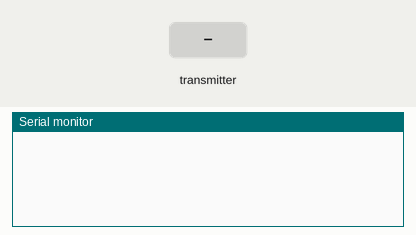
Simulated run of this sketch. Board: ESP8266 (NodeMCU). Shown: the last lines printed to the serial monitor. Inputs (shaded band) come from the test bench.

Above: at 1.2 s.
1.3 s: the transmitter starts sending b = 0
At 1.61 s:
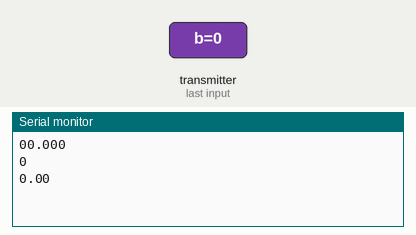
2.8 s: the transmitter starts sending f = 25
At 3.11 s:
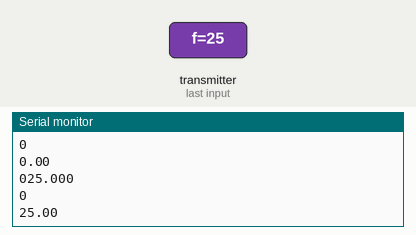
4.3 s: the transmitter starts sending b = 1
5.8 s: the transmitter starts sending f = 0
At 6.11 s:
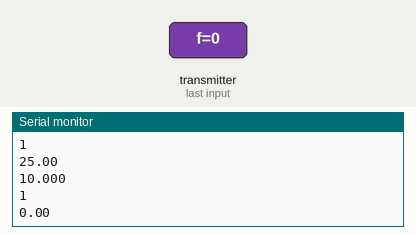
Timing chart, 0 to 8.3 s (numbered marks = the images above; inputs shaded):
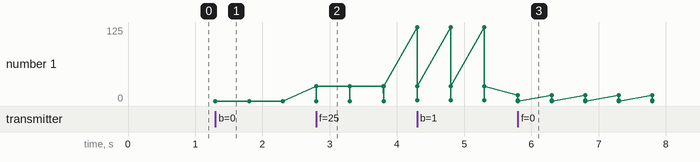

The sketch:

WiFi_center.ino
```cpp
//MAC Address:  50:02:91:DC:E7:3E
#include <ESP8266WiFi.h>
#include <espnow.h>

uint8_t broadcastAddress[] = {0x38,0x2B,0x78,0x03,0x83,0x8B};
#include <SoftwareSerial.h>
const int Rx = D3;
const int Tx = D4;
SoftwareSerial s (Rx, Tx);
typedef struct SensorData{
  bool b;
  float f;
}SensorData;

SensorData receivedData;
void OnDataSent(uint8_t *mac_addr, uint8_t sendStatus) {
  Serial.print("Last Packet Send Status: ");
  if (sendStatus == 0){
    Serial.println("Delivery success");
  }
  else{
    Serial.println("Delivery fail");
  }
}
// Callback function that will be executed when data is received
void OnDataRecv(uint8_t * mac, uint8_t *incomingData, uint8_t len) {
  memcpy(&receivedData, incomingData, sizeof(receivedData));
  String temp = encode(receivedData.b, receivedData.f);
  //s.println(temp);
  //Serial.println(recvstr);
  s.print(temp);
  Serial.println(receivedData.b);
  Serial.println(receivedData.f);
}

void setup() {
  Serial.begin(115200);
  s.begin(57600);
  WiFi.mode(WIFI_STA);

  if (esp_now_init() != 0) {
    Serial.println("Error initializing ESP-NOW");
    return;
  }

  esp_now_register_send_cb(OnDataSent);
  esp_now_add_peer(broadcastAddress, ESP_NOW_ROLE_SLAVE, 1, NULL, 0);
  esp_now_set_self_role(ESP_NOW_ROLE_SLAVE);
  esp_now_register_recv_cb(OnDataRecv);
}

void loop() {
  //sendmsg.str = "test";
  //esp_now_send(broadcastAddress,(uint8_t*) &sendmsg, sizeof(sendmsg));
  //delay(1000);
}


String encode(bool b, float i)
{
  String return_value = "";
  if(b == true)
  {
    return_value += '1';
  }
  else{
    return_value += '0';
  }
  String temp = String(i,3);
  return_value += temp;
  return_value += '\n';
  Serial.println(return_value);
  return return_value;

}
```

Measured:
- after the input at 1.3 s, the serial monitor: prints a new line at once (image 1)
- after the input at 2.8 s, the serial monitor: prints a new line at once (image 2)
- after the input at 5.8 s, the serial monitor: prints a new line at once (image 3)
- plotted number 1: 0 → 25 after the input at 2.8 s
